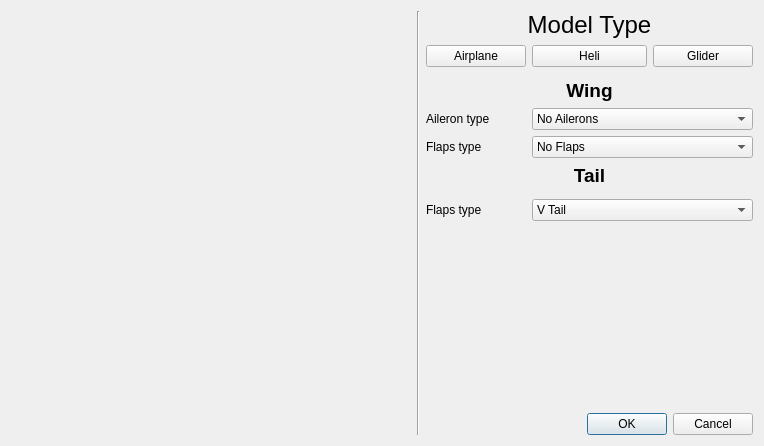
<?xml version="1.0" encoding="UTF-8"?>
<ui version="4.0">
 <class>modelConfigDialog</class>
 <widget class="QDialog" name="modelConfigDialog">
  <property name="geometry">
   <rect>
    <x>0</x>
    <y>0</y>
    <width>731</width>
    <height>410</height>
   </rect>
  </property>
  <property name="sizePolicy">
   <sizepolicy hsizetype="Minimum" vsizetype="Preferred">
    <horstretch>0</horstretch>
    <verstretch>0</verstretch>
   </sizepolicy>
  </property>
  <property name="minimumSize">
   <size>
    <width>0</width>
    <height>0</height>
   </size>
  </property>
  <property name="windowTitle">
   <string>Model Configuration Wizard</string>
  </property>
  <property name="windowIcon">
   <iconset resource="companion9x.qrc">
    <normaloff>:/images/configure.png</normaloff>:/images/configure.png</iconset>
  </property>
  <layout class="QGridLayout" name="gridLayout_2" columnstretch="0,1,1,1,0">
   <item row="0" column="0" rowspan="11">
    <layout class="QGridLayout" name="gridLayout">
     <property name="spacing">
      <number>0</number>
     </property>
     <item row="2" column="0">
      <spacer name="verticalSpacer">
       <property name="orientation">
        <enum>Qt::Vertical</enum>
       </property>
       <property name="sizeHint" stdset="0">
        <size>
         <width>400</width>
         <height>40</height>
        </size>
       </property>
      </spacer>
     </item>
     <item row="0" column="0">
      <widget class="QLabel" name="wingImg">
       <property name="sizePolicy">
        <sizepolicy hsizetype="Minimum" vsizetype="Preferred">
         <horstretch>0</horstretch>
         <verstretch>0</verstretch>
        </sizepolicy>
       </property>
       <property name="minimumSize">
        <size>
         <width>400</width>
         <height>200</height>
        </size>
       </property>
       <property name="frameShape">
        <enum>QFrame::Panel</enum>
       </property>
       <property name="lineWidth">
        <number>0</number>
       </property>
       <property name="text">
        <string/>
       </property>
       <property name="pixmap">
        <pixmap resource="companion9x.qrc">:/images/mcw/aw0a0f.png</pixmap>
       </property>
       <property name="scaledContents">
        <bool>false</bool>
       </property>
       <property name="indent">
        <number>0</number>
       </property>
      </widget>
     </item>
     <item row="1" column="0">
      <widget class="QLabel" name="tailImg">
       <property name="sizePolicy">
        <sizepolicy hsizetype="Minimum" vsizetype="Preferred">
         <horstretch>0</horstretch>
         <verstretch>0</verstretch>
        </sizepolicy>
       </property>
       <property name="minimumSize">
        <size>
         <width>400</width>
         <height>200</height>
        </size>
       </property>
       <property name="frameShape">
        <enum>QFrame::Panel</enum>
       </property>
       <property name="lineWidth">
        <number>0</number>
       </property>
       <property name="text">
        <string/>
       </property>
       <property name="pixmap">
        <pixmap resource="companion9x.qrc">:/images/mcw/atailv.png</pixmap>
       </property>
       <property name="scaledContents">
        <bool>false</bool>
       </property>
       <property name="indent">
        <number>0</number>
       </property>
      </widget>
     </item>
    </layout>
   </item>
   <item row="0" column="2" colspan="3">
    <widget class="QLabel" name="label">
     <property name="font">
      <font>
       <pointsize>18</pointsize>
      </font>
     </property>
     <property name="text">
      <string>Model Type</string>
     </property>
     <property name="alignment">
      <set>Qt::AlignCenter</set>
     </property>
    </widget>
   </item>
   <item row="3" column="2" colspan="3">
    <widget class="QLabel" name="wingLabel">
     <property name="sizePolicy">
      <sizepolicy hsizetype="MinimumExpanding" vsizetype="MinimumExpanding">
       <horstretch>0</horstretch>
       <verstretch>0</verstretch>
      </sizepolicy>
     </property>
     <property name="font">
      <font>
       <pointsize>14</pointsize>
       <weight>75</weight>
       <bold>true</bold>
      </font>
     </property>
     <property name="text">
      <string>Wing</string>
     </property>
     <property name="alignment">
      <set>Qt::AlignCenter</set>
     </property>
    </widget>
   </item>
   <item row="4" column="2">
    <widget class="QLabel" name="ailType_Label">
     <property name="sizePolicy">
      <sizepolicy hsizetype="MinimumExpanding" vsizetype="MinimumExpanding">
       <horstretch>0</horstretch>
       <verstretch>0</verstretch>
      </sizepolicy>
     </property>
     <property name="text">
      <string>Aileron type</string>
     </property>
    </widget>
   </item>
   <item row="4" column="3" colspan="2">
    <widget class="QComboBox" name="ailType_CB">
     <item>
      <property name="text">
       <string>No Ailerons</string>
      </property>
     </item>
     <item>
      <property name="text">
       <string>1 Servo (or Y)</string>
      </property>
     </item>
     <item>
      <property name="text">
       <string>2 Servos</string>
      </property>
     </item>
     <item>
      <property name="text">
       <string/>
      </property>
     </item>
    </widget>
   </item>
   <item row="5" column="2">
    <widget class="QLabel" name="flapsType_Label">
     <property name="sizePolicy">
      <sizepolicy hsizetype="MinimumExpanding" vsizetype="MinimumExpanding">
       <horstretch>0</horstretch>
       <verstretch>0</verstretch>
      </sizepolicy>
     </property>
     <property name="text">
      <string>Flaps type</string>
     </property>
    </widget>
   </item>
   <item row="6" column="2" colspan="3">
    <widget class="QLabel" name="tailLabel">
     <property name="sizePolicy">
      <sizepolicy hsizetype="MinimumExpanding" vsizetype="MinimumExpanding">
       <horstretch>0</horstretch>
       <verstretch>0</verstretch>
      </sizepolicy>
     </property>
     <property name="font">
      <font>
       <pointsize>14</pointsize>
       <weight>75</weight>
       <bold>true</bold>
      </font>
     </property>
     <property name="text">
      <string>Tail</string>
     </property>
     <property name="alignment">
      <set>Qt::AlignCenter</set>
     </property>
    </widget>
   </item>
   <item row="8" column="2">
    <widget class="QLabel" name="tailType_Label">
     <property name="sizePolicy">
      <sizepolicy hsizetype="MinimumExpanding" vsizetype="MinimumExpanding">
       <horstretch>0</horstretch>
       <verstretch>0</verstretch>
      </sizepolicy>
     </property>
     <property name="text">
      <string>Flaps type</string>
     </property>
    </widget>
   </item>
   <item row="9" column="2" colspan="3">
    <spacer name="verticalSpacer_2">
     <property name="orientation">
      <enum>Qt::Vertical</enum>
     </property>
     <property name="sizeType">
      <enum>QSizePolicy::MinimumExpanding</enum>
     </property>
     <property name="sizeHint" stdset="0">
      <size>
       <width>238</width>
       <height>186</height>
      </size>
     </property>
    </spacer>
   </item>
   <item row="10" column="2" colspan="3">
    <widget class="QDialogButtonBox" name="buttonBox">
     <property name="orientation">
      <enum>Qt::Horizontal</enum>
     </property>
     <property name="standardButtons">
      <set>QDialogButtonBox::Cancel|QDialogButtonBox::Ok</set>
     </property>
     <property name="centerButtons">
      <bool>false</bool>
     </property>
    </widget>
   </item>
   <item row="5" column="3" colspan="2">
    <widget class="QComboBox" name="flapsType_CB">
     <item>
      <property name="text">
       <string>No Flaps</string>
      </property>
     </item>
     <item>
      <property name="text">
       <string>1 Servo (or inverting Y)</string>
      </property>
     </item>
     <item>
      <property name="text">
       <string>2 Servos</string>
      </property>
     </item>
    </widget>
   </item>
   <item row="8" column="3" colspan="2">
    <widget class="QComboBox" name="tailType_CB">
     <item>
      <property name="text">
       <string>V Tail</string>
      </property>
     </item>
     <item>
      <property name="text">
       <string>1 Servo Elevator / 1 Servo Rudder</string>
      </property>
     </item>
     <item>
      <property name="text">
       <string>2 Servos Elevator / 1 Servo Rudder</string>
      </property>
     </item>
    </widget>
   </item>
   <item row="1" column="2">
    <widget class="QPushButton" name="planeButton">
     <property name="sizePolicy">
      <sizepolicy hsizetype="MinimumExpanding" vsizetype="Fixed">
       <horstretch>0</horstretch>
       <verstretch>0</verstretch>
      </sizepolicy>
     </property>
     <property name="minimumSize">
      <size>
       <width>100</width>
       <height>0</height>
      </size>
     </property>
     <property name="text">
      <string>Airplane</string>
     </property>
    </widget>
   </item>
   <item row="1" column="3">
    <widget class="QPushButton" name="heliButton">
     <property name="sizePolicy">
      <sizepolicy hsizetype="MinimumExpanding" vsizetype="Fixed">
       <horstretch>0</horstretch>
       <verstretch>0</verstretch>
      </sizepolicy>
     </property>
     <property name="minimumSize">
      <size>
       <width>100</width>
       <height>0</height>
      </size>
     </property>
     <property name="text">
      <string>Heli</string>
     </property>
    </widget>
   </item>
   <item row="1" column="4">
    <widget class="QPushButton" name="gliderButton">
     <property name="minimumSize">
      <size>
       <width>100</width>
       <height>0</height>
      </size>
     </property>
     <property name="text">
      <string>Glider</string>
     </property>
    </widget>
   </item>
   <item row="0" column="1" rowspan="11">
    <widget class="Line" name="line">
     <property name="orientation">
      <enum>Qt::Vertical</enum>
     </property>
    </widget>
   </item>
  </layout>
 </widget>
 <tabstops>
  <tabstop>buttonBox</tabstop>
 </tabstops>
 <resources>
  <include location="companion9x.qrc"/>
 </resources>
 <connections>
  <connection>
   <sender>buttonBox</sender>
   <signal>rejected()</signal>
   <receiver>modelConfigDialog</receiver>
   <slot>reject()</slot>
   <hints>
    <hint type="sourcelabel">
     <x>316</x>
     <y>260</y>
    </hint>
    <hint type="destinationlabel">
     <x>286</x>
     <y>274</y>
    </hint>
   </hints>
  </connection>
  <connection>
   <sender>buttonBox</sender>
   <signal>accepted()</signal>
   <receiver>modelConfigDialog</receiver>
   <slot>accept()</slot>
   <hints>
    <hint type="sourcelabel">
     <x>248</x>
     <y>254</y>
    </hint>
    <hint type="destinationlabel">
     <x>157</x>
     <y>274</y>
    </hint>
   </hints>
  </connection>
 </connections>
</ui>
